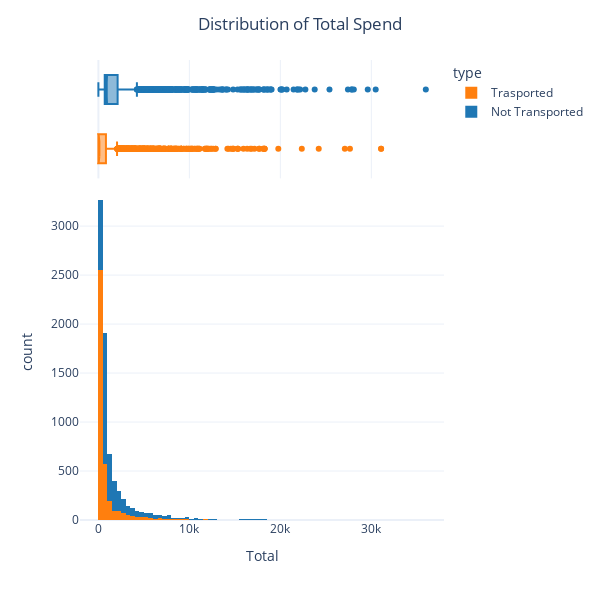

Here is the notebook cell this chart was saved with:
### Code cell
def obtain_total(X):
    numeric_cols = list(X.select_dtypes(include = np.number).columns)
    X['Total'] = sum(X[col] for col in numeric_cols if col not in ["Age", "CabinNumber"])
    return X
    
df_train = pd.read_csv('data_FAA/train.csv')
df_test = pd.read_csv('data_FAA/test.csv')


train_age = obtain_total(df_train)
df_nt = df_train.loc[df_train['Transported']==False]
df_tr = df_train.loc[df_train['Transported']==True]

df_tr["type"] = "Trasported"
df_nt["type"] = "Not Transported"
ageDf = pd.concat([df_tr, df_nt])
fig = px.histogram(data_frame = ageDf, 
                   x="Total",
                   color="type",
                   color_discrete_sequence =  ['#ff7f0e', '#1f77b4'],
                   marginal="box",
                   nbins= 100,
                template="plotly_white", width=600, height=600
                )
fig.update_layout(title = "Distribution of Total Spend" , title_x = 0.5)
fig.show()

### Figure 1 — Plotly figure (JSON) as saved in the notebook; plotly's stock layout.template omitted (floating-point values rounded to 4 significant figures; data arrays with more than 128 entries replaced by an {"elided": "..."} marker saying what was removed)
{"data": [{"alignmentgroup": "True", "bingroup": "x", "hovertemplate": "type=Trasported<br>Total=%{x}<br>count=%{y}<extra></extra>", "legendgroup": "Trasported", "marker": {"color": "#ff7f0e", "pattern": {"shape": ""}}, "name": "Trasported", "nbinsx": 100, "offsetgroup": "Trasported", "orientation": "v", "showlegend": true, "type": "histogram", "x": {"elided": "4378 int values"}, "xaxis": "x", "yaxis": "y"}, {"alignmentgroup": "True", "hovertemplate": "type=Trasported<br>Total=%{x}<extra></extra>", "legendgroup": "Trasported", "marker": {"color": "#ff7f0e"}, "name": "Trasported", "notched": true, "offsetgroup": "Trasported", "showlegend": false, "type": "box", "x": {"elided": "4378 int values"}, "xaxis": "x2", "yaxis": "y2"}, {"alignmentgroup": "True", "bingroup": "x", "hovertemplate": "type=Not Transported<br>Total=%{x}<br>count=%{y}<extra></extra>", "legendgroup": "Not Transported", "marker": {"color": "#1f77b4", "pattern": {"shape": ""}}, "name": "Not Transported", "nbinsx": 100, "offsetgroup": "Not Transported", "orientation": "v", "showlegend": true, "type": "histogram", "x": {"elided": "4315 int values"}, "xaxis": "x", "yaxis": "y"}, {"alignmentgroup": "True", "hovertemplate": "type=Not Transported<br>Total=%{x}<extra></extra>", "legendgroup": "Not Transported", "marker": {"color": "#1f77b4"}, "name": "Not Transported", "notched": true, "offsetgroup": "Not Transported", "showlegend": false, "type": "box", "x": {"elided": "4315 int values"}, "xaxis": "x2", "yaxis": "y2"}], "layout": {"barmode": "relative", "height": 600, "legend": {"title": {"text": "type"}, "tracegroupgap": 0}, "margin": {"t": 60}, "title": {"text": "Distribution of Total Spend", "x": 0.5}, "width": 600, "xaxis": {"anchor": "y", "domain": [0, 1], "title": {"text": "Total"}}, "xaxis2": {"anchor": "y2", "domain": [0, 1], "matches": "x", "showgrid": true, "showticklabels": false}, "yaxis": {"anchor": "x", "domain": [0, 0.7326], "title": {"text": "count"}}, "yaxis2": {"anchor": "x2", "domain": [0.7426, 1], "matches": "y2", "showgrid": false, "showline": false, "showticklabels": false, "ticks": ""}}}
